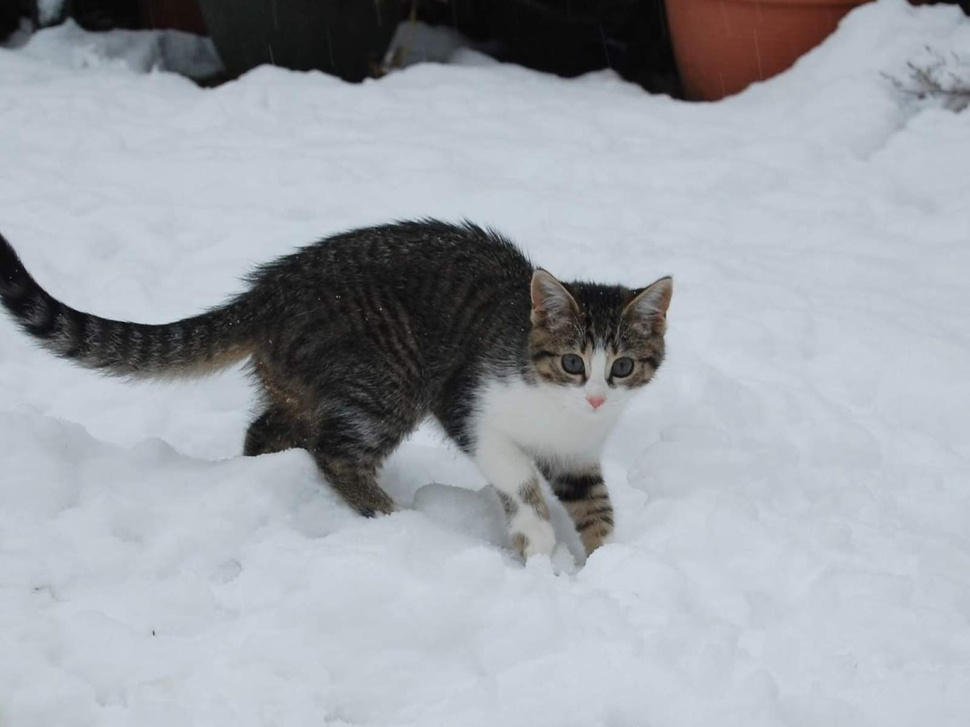
#> input picture PZ2/snow_cat.jpg, 970 x 727 px, shrunk from 1600 x 1200 before the run
$ python PZ2-2-cat.py
#> lines starting #> are read from the running program, lines starting #| are printed output that depends on the picture; after the words box and inside, x2 and y2 are one past the last pixel; in counts of white or black regions, pixels touching at a corner belong together
import cv2
import numpy as np
import matplotlib.pyplot as plt

from skimage import io

# Read local image
img = io.imread("snow_cat.jpg")
#> img is the input picture: shape (727, 970, 3); mean R, G, B 159.4, 163.9, 170.8

# Convert color scheme to HSV
hsv_img = cv2.cvtColor(img, cv2.COLOR_BGR2HSV)
#> hsv_img: shape (727, 970, 3); mean H, S, V 22.8, 23, 172.4

# Init HSV min and max threshold values
MIN_H, MIN_S, MIN_V = 0, 0, 0
MAX_H, MAX_S, MAX_V = 180, 255, 255

# Calculate histograms for each channel respectively
# H: 0, S: 1, V: 2
hist_h = cv2.calcHist([hsv_img], [0], None, [MAX_H], [MIN_H, MAX_H])
#> hist_h = 180 values, max 368671 at index 12, min 0 at index 1, mean 3917.7
hist_s = cv2.calcHist([hsv_img], [1], None, [MAX_S], [MIN_S, MAX_S])
#> hist_s = 255 values, max 196177 at index 20, min 0 at index 1, mean 2765.5
hist_v = cv2.calcHist([hsv_img], [2], None, [MAX_V], [MIN_V, MAX_V])
#> hist_v = 255 values, max 39513 at index 213, min 0 at index 0, mean 2765.5

# Print histograms if needed
if False:
    plt.figure('Hsv histogram')
    plt.plot(hist_h, color='red')
    plt.plot(hist_s, color='green')
    plt.plot(hist_v, color='blue')
    plt.show()

# Hard-coded threshold values of Saturation channel
min_hsv_s, max_hsv_s = 15, 30

# Threshold image removing pixels out of range of the Saturation threshold
threshold_img = cv2.inRange(hsv_img, (MIN_H, min_hsv_s, MIN_V), (MAX_H, max_hsv_s, MAX_V))  # gives grayscale img with 255 and 0 values
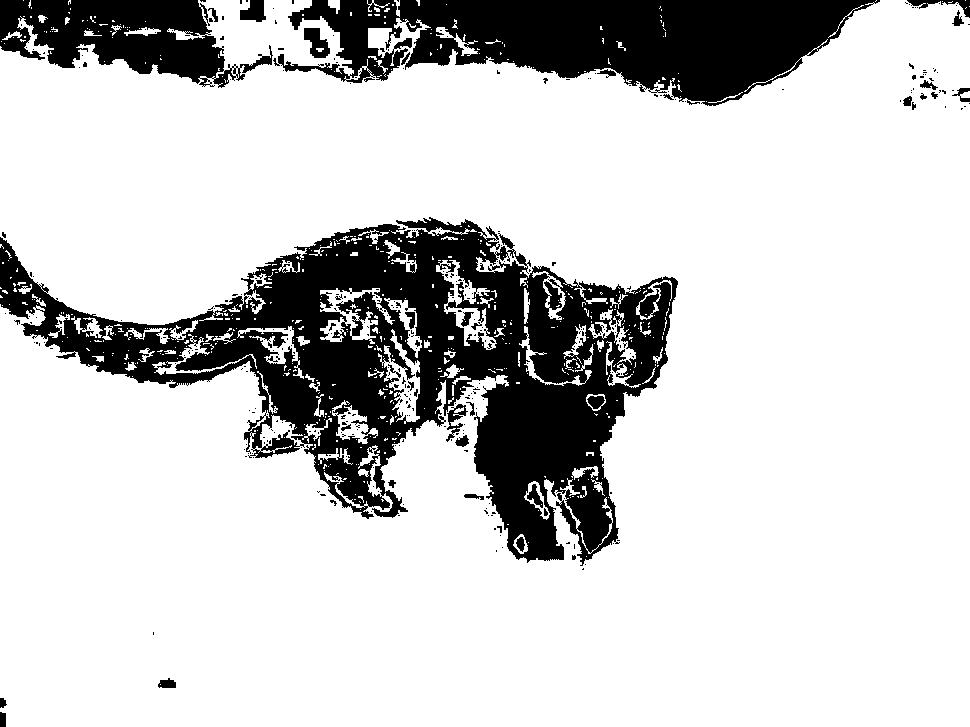
#> threshold_img: shape (727, 970); 80.1% white; 356 black regions (316 under 20 px), largest, box (x1, y1, x2, y2) and area: (0, 217, 678, 566) 85759, (273, 0, 880, 106) 37078, (0, 0, 273, 88) 13176

# Canny filter method
blurred_img = cv2.GaussianBlur(threshold_img, (5, 5), 0)
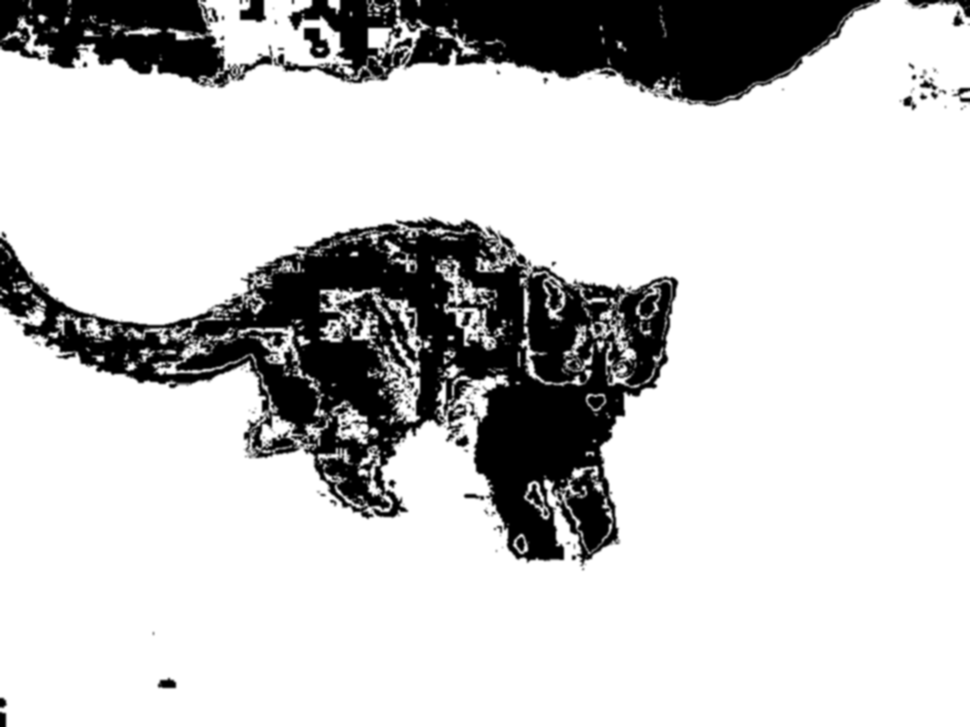
#> blurred_img: shape (727, 970); min 0, max 255, mean 204.2
canny_img = cv2.Canny(blurred_img, 100, 200)
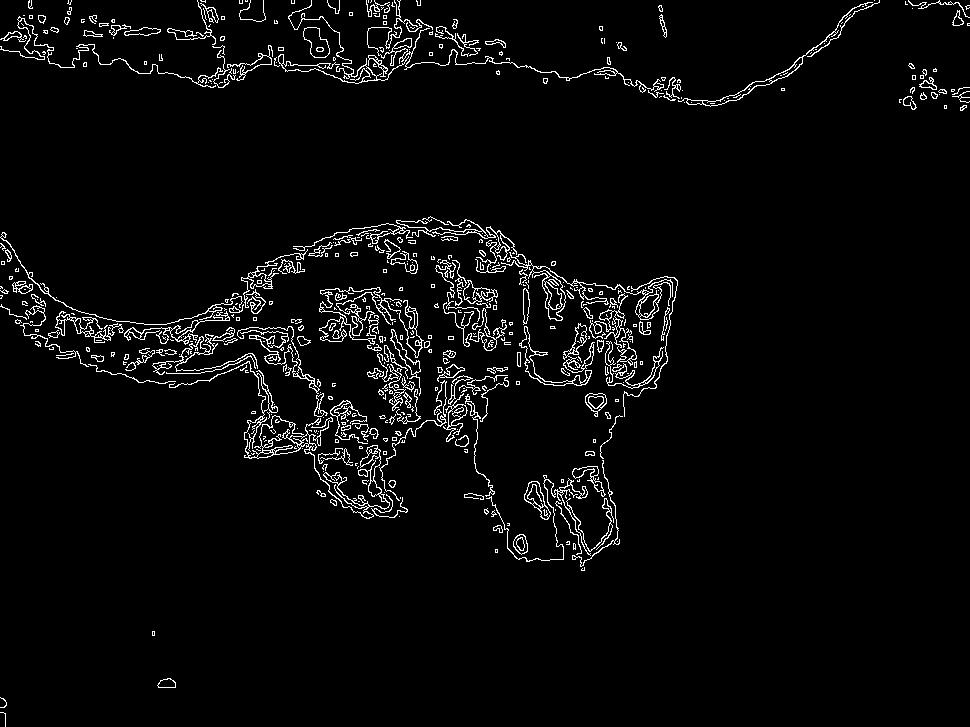
#> canny_img: shape (727, 970); 3.6% white in thin lines or dots

# Subtraction method
blurred_alot_img = cv2.GaussianBlur(threshold_img, (49, 49), 0)
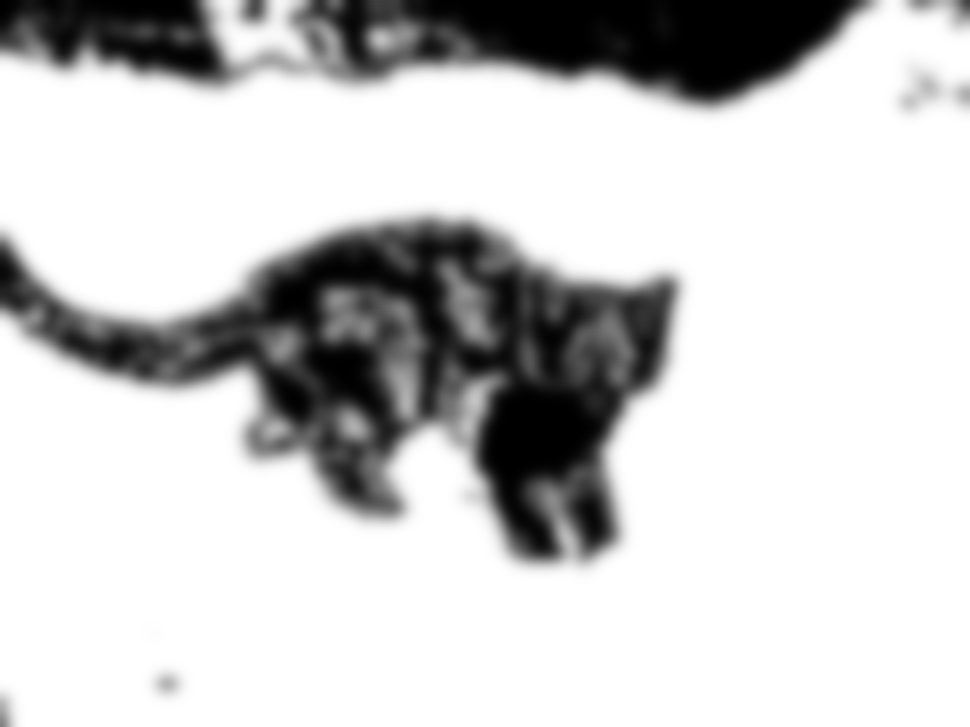
#> blurred_alot_img: shape (727, 970); min 0, max 255, mean 204.2
subtracted_img = cv2.subtract(threshold_img, blurred_alot_img)
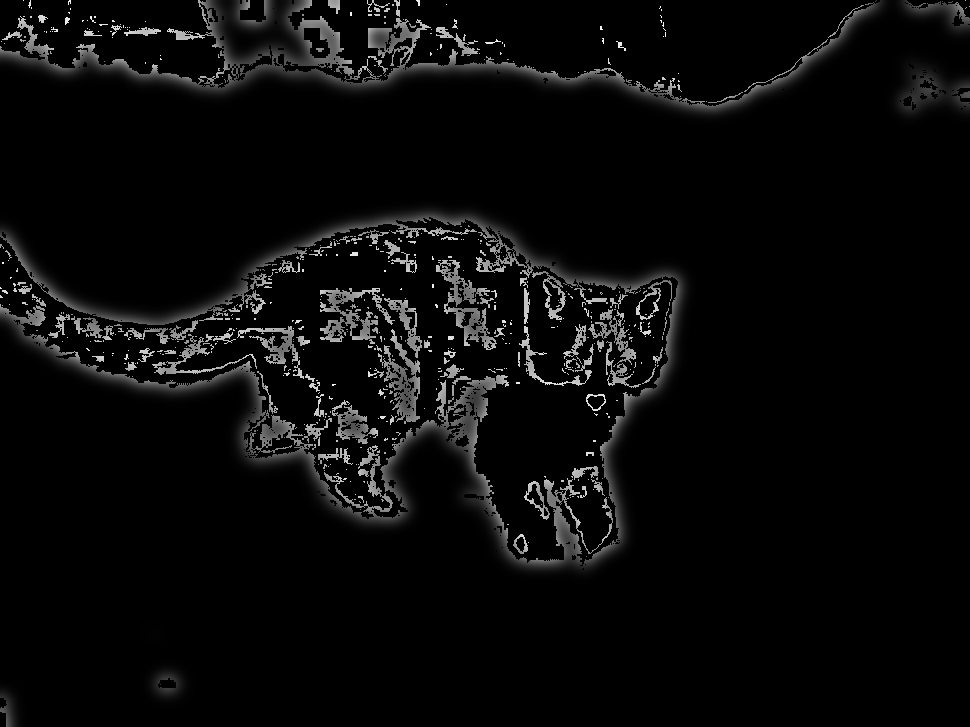
#> subtracted_img: shape (727, 970); min 0, max 253, mean 9.6

# Plot results
plt.figure('Results')

# Plot first method
plt.subplot(2, 4, 1), plt.imshow(img, aspect='auto'), plt.title('Original image')
plt.subplot(2, 4, 2), plt.imshow(threshold_img, cmap='gray', aspect='auto'), plt.title('Grayscale threshold image')
plt.subplot(2, 4, 3), plt.imshow(blurred_img, cmap='gray', aspect='auto'), plt.title('Blurred image')
plt.subplot(2, 4, 4), plt.imshow(canny_img, cmap='gray', aspect='auto'), plt.title('Edges via Canny image')

# Plot second method
plt.subplot(2, 4, 5), plt.imshow(img, aspect='auto'), plt.title('Original image')
plt.subplot(2, 4, 6), plt.imshow(threshold_img, cmap='gray', aspect='auto'), plt.title('Grayscale threshold image')
plt.subplot(2, 4, 7), plt.imshow(blurred_alot_img, cmap='gray', aspect='auto'), plt.title('Blurred a lot image')
plt.subplot(2, 4, 8), plt.imshow(subtracted_img, cmap='gray', aspect='auto'), plt.title('Subtracted image')

plt.show()

# Terminate plots
plt.close()
